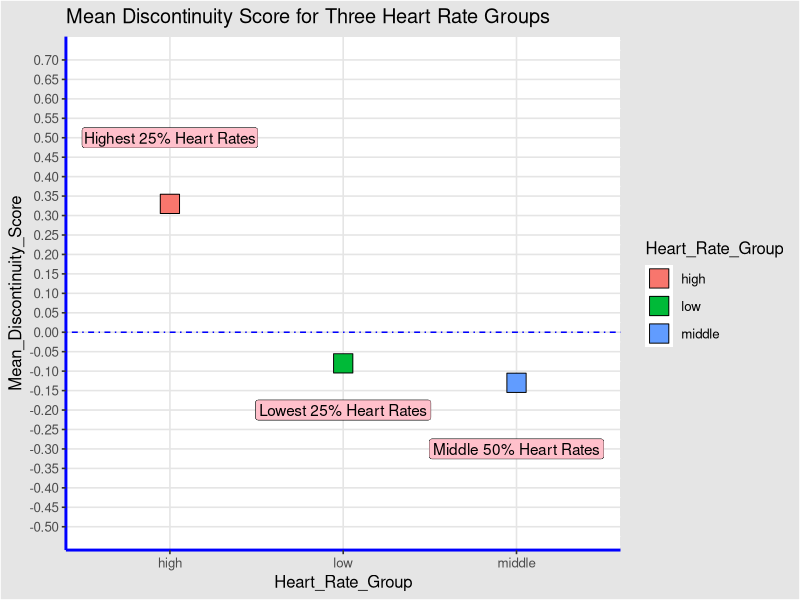

Source code (R): (Note: this script raises an error after producing the figure.)
## ---- chunk 1

library(tidyverse)
library(dplyr)
library(ggthemes)
library(readxl)
library(reshape2)
library(knitr)
library(ggrepel)


disco_hw <- read_xlsx("table_mean_diffs.xlsx")


## ---- chunk 2


disco_hw

glimpse(disco_hw)



## ---- chunk 3



ggplot(disco_hw, mapping = aes(Heart_Rate_Group, Mean_Discontinuity_Score,fill= Heart_Rate_Group))+
  
  geom_point( shape=22, size=7)+
  labs(
    xlab="Trichotomized Heart Rate Groups",
    ylab="Mean Discontinuity Score",
    title = "Mean Discontinuity Score for Three Heart Rate Groups")+
    scale_y_continuous(limits = c(-0.5, 0.7),
                     breaks = seq(-0.5, 0.7, by=0.05))+
    theme_igray() +
    #lims(y= c(-1,1))+
    #scale_y_continuous(n.breaks = 15)+
   theme( axis.line = element_line(colour = "blue", 
                      size = 1, linetype = "solid"))+
    geom_hline(yintercept = 0, linetype = "dotdash", color = "blue") +

 geom_label(
    label="Highest 25% Heart Rates", 
    x="high",
    y=0.5,
    label.padding = unit(0.1, "lines"), # Rectangle size around label
    label.size = 0.1,
    color = "black",
    fill="pink"
  )+
   geom_label(
    label="Middle 50% Heart Rates", 
    x="middle",
    y=-0.3,
    label.padding = unit(0.2, "lines"), # Rectangle size around label
    label.size = 0.1,
    color = "black",
    fill="pink"
  )+
   geom_label(
    label="Lowest 25% Heart Rates", 
    x="low",
    y=-0.2,
    label.padding = unit(0.2, "lines"), # Rectangle size around label
    label.size = 0.1,
    color = "black",
    fill="pink"
  )

## ---- chunk 4

scores_and_vitals <- read_xlsx("Discontinuity Measures and Z scores.xlsx")

scores_and_vitals <-  filter(scores_and_vitals,
                    HR != "NA")

scores_and_vitals <-  filter(scores_and_vitals,
                    RSA != "NA")

scores_and_vitals <-  filter(scores_and_vitals,
                    PEP != "NA")

scores_and_vitals <-  filter(scores_and_vitals,
                    SCL != "NA")

scores_and_vitals <-  filter(scores_and_vitals,
                    Aggression_Group != "NA")

glimpse(scores_and_vitals)
view(scores_and_vitals)


## ---- chunk 5
drop_na(scores_and_vitals)%>%
ggplot(scores_and_vitals, mapping = aes(HR, Dimensional_Score, fill= Aggression_Groups))+
  
  geom_point(shape=22, size=7)+
  labs(
    xlab="Trichotomized Heart Rate Groups",
    ylab="Mean Discontinuity Score",
    title = "Mean Discontinuity Score for Three Heart Rate Groups")
   
